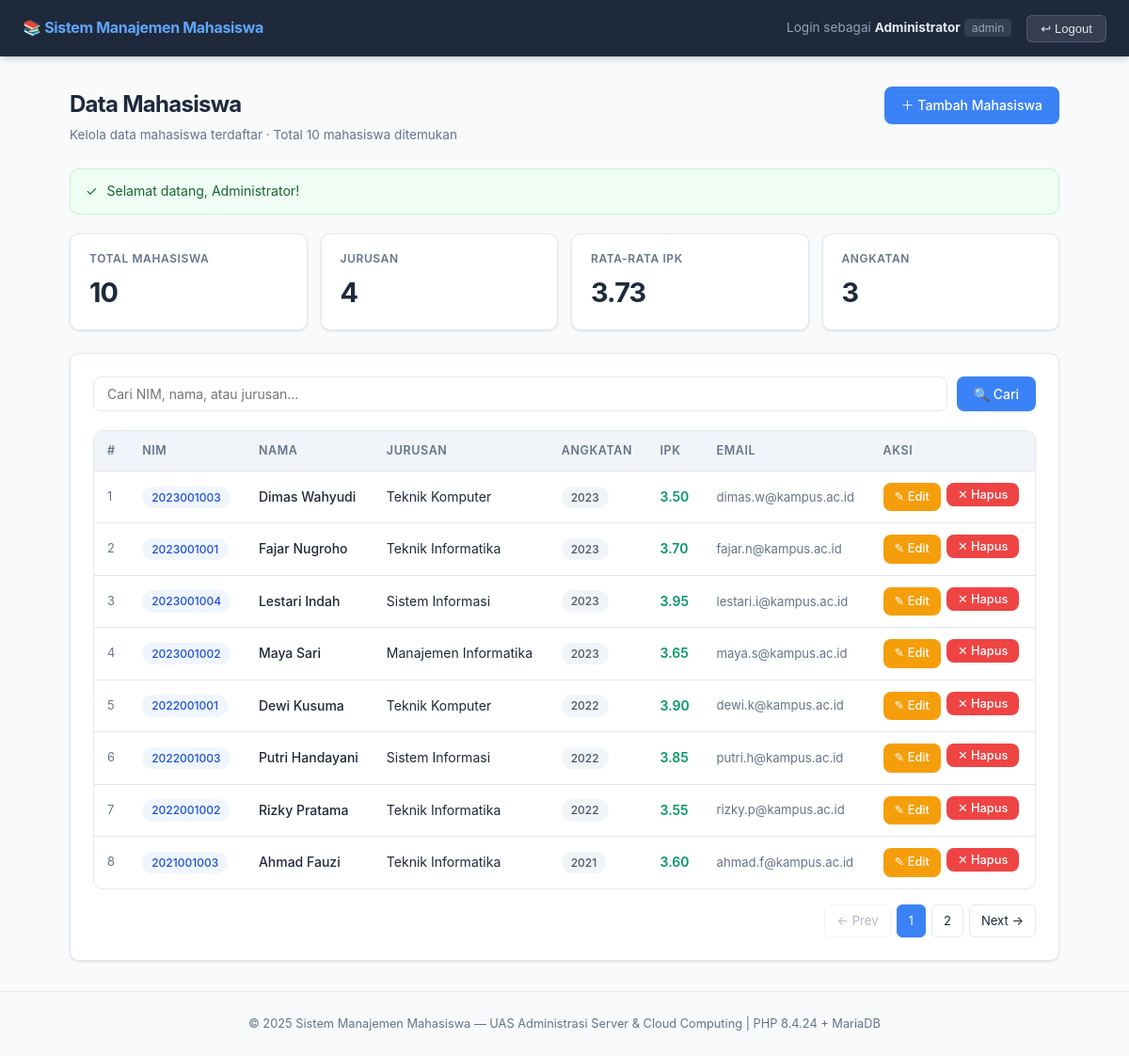
The app's page /?action=list (signed in) with its own data.
### tables this page shows
CREATE TABLE IF NOT EXISTS mahasiswa (
    id         INT UNSIGNED     NOT NULL AUTO_INCREMENT,
    nim        VARCHAR(20)      NOT NULL UNIQUE COMMENT 'Nomor Induk Mahasiswa',
    nama       VARCHAR(100)     NOT NULL,
    jurusan    VARCHAR(100)     NOT NULL,
    angkatan   YEAR             NOT NULL,
    email      VARCHAR(150)         NULL UNIQUE,
    no_telp    VARCHAR(20)          NULL,
    ipk        DECIMAL(3,2)         NULL COMMENT 'Indeks Prestasi Kumulatif (0.00 - 4.00)',
    created_at TIMESTAMP        NOT NULL DEFAULT CURRENT_TIMESTAMP,
    updated_at TIMESTAMP        NOT NULL DEFAULT CURRENT_TIMESTAMP ON UPDATE CURRENT_TIMESTAMP,
    PRIMARY KEY (id),
    INDEX idx_nim     (nim),
    INDEX idx_jurusan (jurusan),
    INDEX idx_angkatan(angkatan)
);

### config.php (called while the page is built, shortened)
<?php
function e(string $str): string {
    return htmlspecialchars($str, ENT_QUOTES | ENT_HTML5, 'UTF-8');
}

### index.php (the view, shortened to what this page needs)
<?php
require_once __DIR__ . '/config.php';
$action = $_GET['action'] ?? 'list';
if ($action === 'list') {
    $search   = trim($_GET['search'] ?? '');
    $page     = max(1, (int)($_GET['page'] ?? 1));
    $perPage  = 8;
    $offset   = ($page - 1) * $perPage;
    $flash = $_SESSION['flash'] ?? null;
    try {
        $db = getDB();
        $whereClause = $search
            ? "WHERE nim LIKE :search OR nama LIKE :search OR jurusan LIKE :search"
            : "";
        $countStmt = $db->prepare("SELECT COUNT(*) FROM mahasiswa $whereClause");
        $countStmt->execute();
        $total     = (int)$countStmt->fetchColumn();
        $totalPage = (int)ceil($total / $perPage);
        $stmt = $db->prepare(
            "SELECT * FROM mahasiswa $whereClause ORDER BY angkatan DESC, nama ASC LIMIT :limit OFFSET :offset"
        );
        $stmt->bindValue(':limit',  $perPage, PDO::PARAM_INT);
        $stmt->bindValue(':offset', $offset,  PDO::PARAM_INT);
        $stmt->execute();
        $rows = $stmt->fetchAll();
    } catch (PDOException $e) {
        error_log($e->getMessage());
        $rows = []; $total = 0; $totalPage = 1;
    }
    renderList($rows, $total, $page, $totalPage, $search, $flash);
    exit;
}
function renderLayout(string $title, string $content, string $activeNav = 'list'): void {
    $appName  = APP_NAME;
    $userName = e($_SESSION['nama'] ?? 'Guest');
    $userRole = e($_SESSION['role'] ?? '');
?>
<!DOCTYPE html>
<html lang="id">
<head>
</head>
<body>
  <nav class="navbar">
    <div class="navbar-brand">📚 <span><?= e($appName) ?></span></div>
    <div class="navbar-right">
      <span class="navbar-user">Login sebagai <strong><?= $userName ?></strong> <span style="background:rgba(255,255,255,.1);padding:2px 8px;border-radius:4px;font-size:.75rem"><?= $userRole ?></span></span>
      <form method="POST" action="?action=logout" style="margin:0">
        <button type="submit" class="btn-logout">↩ Logout</button>
      </form>
    </div>
  </nav>
  <div class="main-content">
    <?= $content ?>
  </div>
  <footer>© 2025 <?= e($appName) ?> — UAS Administrasi Server &amp; Cloud Computing | PHP <?= phpversion() ?> + MariaDB</footer>
</body>
</html>
<?php
}
function renderList(array $rows, int $total, int $page, int $totalPage, string $search, ?array $flash): void {
    $flashHtml = '';
    if ($flash) {
        $type = $flash['type'] === 'error' ? 'alert-error' : 'alert-success';
        $icon = $flash['type'] === 'error' ? '✕' : '✓';
        $flashHtml = "<div class=\"alert $type\"><span>$icon</span>" . e($flash['message']) . "</div>";
    }
    try {
        $db = getDB();
        $stats = $db->query("
            SELECT
                COUNT(*) as total,
                COUNT(DISTINCT jurusan) as jurusan_count,
                ROUND(AVG(ipk), 2) as avg_ipk,
                COUNT(DISTINCT angkatan) as angkatan_count
            FROM mahasiswa
        ")->fetch();
    } catch(PDOException $e) {
        $stats = ['total'=>0,'jurusan_count'=>0,'avg_ipk'=>0,'angkatan_count'=>0];
    }
?>
<div class="page-header">
  <div>
    <div class="page-title">Data Mahasiswa</div>
    <div class="page-subtitle">Kelola data mahasiswa terdaftar · Total <?= $total ?> mahasiswa ditemukan</div>
  </div>
  <a href="?action=create" class="btn btn-primary">＋ Tambah Mahasiswa</a>
</div>
<?= $flashHtml ?>
<div class="stats-row">
  <div class="stat-card"><div class="stat-label">Total Mahasiswa</div><div class="stat-value"><?= number_format($stats['total']) ?></div></div>
  <div class="stat-card"><div class="stat-label">Jurusan</div><div class="stat-value"><?= $stats['jurusan_count'] ?></div></div>
  <div class="stat-card"><div class="stat-label">Rata-rata IPK</div><div class="stat-value"><?= number_format($stats['avg_ipk'] ?? 0, 2) ?></div></div>
  <div class="stat-card"><div class="stat-label">Angkatan</div><div class="stat-value"><?= $stats['angkatan_count'] ?></div></div>
</div>
<div class="card">
  <div class="card-body">
    <form method="GET" action="" class="search-bar">
      <input type="text" name="search" value="<?= e($search) ?>" placeholder="Cari NIM, nama, atau jurusan..." class="search-input" />
      <button type="submit" class="btn btn-primary">🔍 Cari</button>
    </form>
    <?php if (empty($rows)): ?>
    <div class="empty-state"><div class="icon">📭</div><p>Tidak ada data mahasiswa<?= $search ? " untuk pencarian \"" . e($search) . "\"" : '' ?>.</p></div>
    <?php else: ?>
    <div class="table-wrapper">
      <table>
        <thead>
          <tr>
            <th>#</th><th>NIM</th><th>Nama</th><th>Jurusan</th><th>Angkatan</th><th>IPK</th><th>Email</th><th>Aksi</th>
          </tr>
        </thead>
        <tbody>
        <?php foreach ($rows as $i => $row):
            $ipk = $row['ipk'];
            $ipkClass = $ipk >= 3.5 ? 'ipk-high' : ($ipk >= 2.75 ? 'ipk-mid' : 'ipk-low');
        ?>
          <tr>
            <td style="color:var(--muted);font-size:.8rem"><?= (($page-1)*8)+$i+1 ?></td>
            <td><span class="badge badge-blue"><?= e($row['nim']) ?></span></td>
            <td style="font-weight:500"><?= e($row['nama']) ?></td>
            <td><?= e($row['jurusan']) ?></td>
            <td><span class="badge badge-gray"><?= e($row['angkatan']) ?></span></td>
            <td><span class="<?= $ipkClass ?>"><?= $ipk ? number_format($ipk, 2) : '—' ?></span></td>
            <td style="color:var(--muted);font-size:.82rem"><?= $row['email'] ? e($row['email']) : '—' ?></td>
            <td>
              <div class="td-actions">
                <a href="?action=edit&id=<?= $row['id'] ?>" class="btn btn-warning btn-sm">✎ Edit</a>
                <form method="POST" action="?action=delete" style="margin:0"
                      onsubmit="return confirm('Hapus mahasiswa <?= e(addslashes($row['nama'])) ?>?')">
                  <button type="submit" class="btn btn-danger btn-sm">✕ Hapus</button>
                </form>
              </div>
            </td>
          </tr>
        <?php endforeach; ?>
        </tbody>
      </table>
    </div>
    <?php if ($totalPage > 1): ?>
    <div class="pagination">
      <a href="?action=list&page=<?= max(1,$page-1) ?>&search=<?= urlencode($search) ?>"
         class="page-btn <?= $page <= 1 ? 'disabled' : '' ?>">← Prev</a>
      <?php for ($p = 1; $p <= $totalPage; $p++): ?>
        <a href="?action=list&page=<?= $p ?>&search=<?= urlencode($search) ?>"
           class="page-btn <?= $p === $page ? 'active' : '' ?>"><?= $p ?></a>
      <?php endfor; ?>
      <a href="?action=list&page=<?= min($totalPage,$page+1) ?>&search=<?= urlencode($search) ?>"
         class="page-btn <?= $page >= $totalPage ? 'disabled' : '' ?>">Next →</a>
    </div>
    <?php endif; ?>
    <?php endif; ?>
  </div>
</div>
<?php
    $content = ob_get_clean();
    renderLayout('Data Mahasiswa', $content);
}
?>

### index.php (style rules this page uses)
:root { --bg:#f8fafc;--surface:#ffffff;--border:#e2e8f0;--accent:#3b82f6;--accent-hover:#2563eb;--danger:#ef4444;--success:#10b981;--warning:#f59e0b;--text:#1e293b;--muted:#64748b;--radius:10px;--shadow:0 1px 3px rgba(0,0,0,.08),0 1px 2px rgba(0,0,0,.04) }
*,*::before,*::after { box-sizing:border-box;margin:0;padding:0 }
body { background:var(--bg);color:var(--text);font-family:-apple-system,BlinkMacSystemFont,'Segoe UI',sans-serif;font-size:15px;line-height:1.6;min-height:100vh;display:flex;flex-direction:column }
a { color:var(--accent);text-decoration:none }
.navbar { background:#1e293b;color:#fff;padding:0 24px;display:flex;justify-content:space-between;align-items:center;height:60px;box-shadow:0 2px 8px rgba(0,0,0,.2) }
.navbar-brand { font-size:1rem;font-weight:700;color:#fff;letter-spacing:-.02em }
.navbar-brand span { color:#60a5fa }
.navbar-right { display:flex;align-items:center;gap:16px;font-size:.85rem }
.navbar-user { color:#94a3b8 }
.navbar-user strong { color:#e2e8f0 }
.btn-logout { background:rgba(255,255,255,.1);border:1px solid rgba(255,255,255,.15);color:#e2e8f0;padding:6px 14px;border-radius:6px;cursor:pointer;font-size:.82rem;transition:background .15s }
.main-content { flex:1;max-width:1100px;margin:32px auto;padding:0 24px;width:100% }
.page-header { display:flex;justify-content:space-between;align-items:flex-start;margin-bottom:24px;flex-wrap:wrap;gap:12px }
.page-title { font-size:1.5rem;font-weight:700;color:var(--text);letter-spacing:-.03em }
.page-subtitle { font-size:.85rem;color:var(--muted);margin-top:3px }
.card { background:var(--surface);border:1px solid var(--border);border-radius:var(--radius);box-shadow:var(--shadow) }
.card-body { padding:24px }
.alert { padding:12px 16px;border-radius:var(--radius);margin-bottom:20px;font-size:.88rem;display:flex;align-items:center;gap:10px }
.alert-success { background:#f0fdf4;border:1px solid #bbf7d0;color:#166534 }
.btn { display:inline-flex;align-items:center;gap:6px;padding:9px 18px;border-radius:8px;font-size:.875rem;font-weight:500;cursor:pointer;border:none;transition:all .15s;text-decoration:none;font-family:inherit }
.btn-primary { background:var(--accent);color:#fff }
.btn-danger { background:var(--danger);color:#fff }
.btn-sm { padding:5px 12px;font-size:.8rem }
.btn-warning { background:var(--warning);color:#fff }
.table-wrapper { overflow-x:auto;border-radius:var(--radius);border:1px solid var(--border) }
table { width:100%;border-collapse:collapse;font-size:.875rem }
thead { background:#f1f5f9 }
th { padding:11px 14px;text-align:left;font-size:.78rem;font-weight:600;color:var(--muted);letter-spacing:.05em;text-transform:uppercase;white-space:nowrap }
td { padding:12px 14px;border-top:1px solid var(--border);vertical-align:middle }
.td-actions { display:flex;gap:6px }
.badge { display:inline-block;padding:2px 10px;border-radius:100px;font-size:.75rem;font-weight:500 }
.badge-blue { background:#eff6ff;color:#1d4ed8 }
.badge-gray { background:#f1f5f9;color:#475569 }
.search-bar { display:flex;gap:10px;margin-bottom:20px }
.search-input { flex:1;padding:9px 14px;border:1px solid var(--border);border-radius:8px;font-size:.875rem;outline:none;font-family:inherit }
.pagination { display:flex;gap:6px;justify-content:flex-end;margin-top:16px;flex-wrap:wrap }
.page-btn { padding:6px 12px;border:1px solid var(--border);border-radius:6px;color:var(--text);font-size:.82rem;text-decoration:none;transition:all .15s }
.page-btn.active { background:var(--accent);color:#fff;border-color:var(--accent) }
.page-btn.disabled { color:var(--muted);pointer-events:none;opacity:.5 }
.stats-row { display:grid;grid-template-columns:repeat(auto-fit,minmax(150px,1fr));gap:14px;margin-bottom:24px }
.stat-card { background:var(--surface);border:1px solid var(--border);border-radius:var(--radius);padding:16px 20px;box-shadow:var(--shadow) }
.stat-label { font-size:.75rem;color:var(--muted);font-weight:600;text-transform:uppercase;letter-spacing:.05em }
.stat-value { font-size:1.8rem;font-weight:700;color:var(--text);margin-top:4px;letter-spacing:-.03em }
.ipk-high { color:#059669;font-weight:600 }
footer { text-align:center;padding:24px;color:var(--muted);font-size:.8rem;border-top:1px solid var(--border) }

### records on screen
mahasiswa: i "1", nim "2023001003", nama "Dimas Wahyudi", jurusan "Teknik Komputer", angkatan "2023", ipk "3.50", email "dimas.w@kampus.ac.id"
mahasiswa: i "2", nim "2023001001", nama "Fajar Nugroho", jurusan "Teknik Informatika", angkatan "2023", ipk "3.70", email "fajar.n@kampus.ac.id"
mahasiswa: i "3", nim "2023001004", nama "Lestari Indah", jurusan "Sistem Informasi", angkatan "2023", ipk "3.95", email "lestari.i@kampus.ac.id"
mahasiswa: i "4", nim "2023001002", nama "Maya Sari", jurusan "Manajemen Informatika", angkatan "2023", ipk "3.65", email "maya.s@kampus.ac.id"
mahasiswa: i "5", nim "2022001001", nama "Dewi Kusuma", jurusan "Teknik Komputer", angkatan "2022", ipk "3.90", email "dewi.k@kampus.ac.id"
mahasiswa: i "6", nim "2022001003", nama "Putri Handayani", jurusan "Sistem Informasi", angkatan "2022", ipk "3.85", email "putri.h@kampus.ac.id"
mahasiswa: i "7", nim "2022001002", nama "Rizky Pratama", jurusan "Teknik Informatika", angkatan "2022", ipk "3.55", email "rizky.p@kampus.ac.id"
mahasiswa: i "8", nim "2021001003", nama "Ahmad Fauzi", jurusan "Teknik Informatika", angkatan "2021", ipk "3.60", email "ahmad.f@kampus.ac.id"

### other values on screen
$appName "Sistem Manajemen Mahasiswa"
$userName "Administrator"
$userRole "admin"
$total "10"
$icon "✓"
$flash['message'] "Selamat datang, Administrator!"
$stats['total'] "10"
$stats['jurusan_count'] "4"
$stats['avg_ipk'] "3.73"
$stats['angkatan_count'] "3"
phpversion() "8.4.24"
